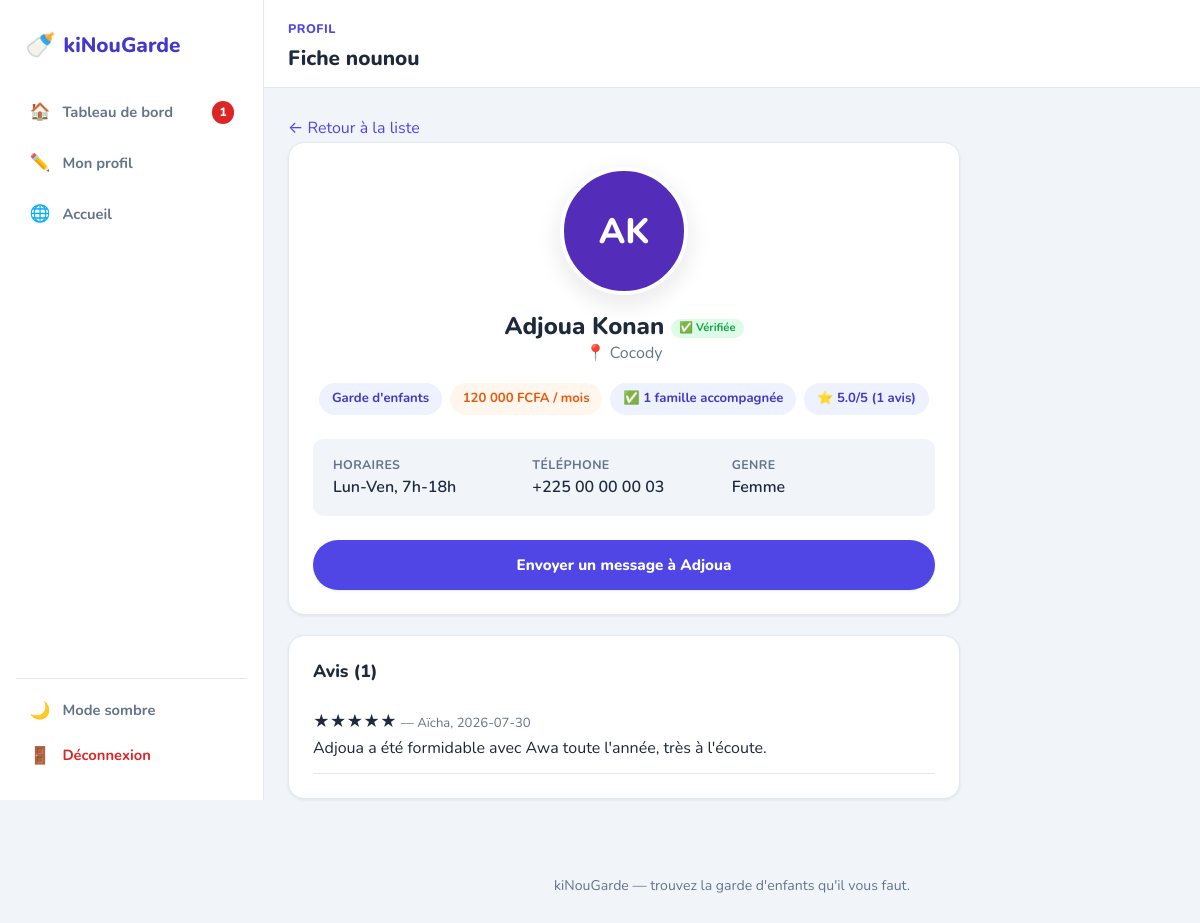
Screenshot of /profil-nounou.php?id=1 (signed in) with the database file from the repository.
### tables this page shows
CREATE TABLE `nounous` (
  `id`              INT AUTO_INCREMENT PRIMARY KEY,
  `utilisateur_id`  INT NOT NULL,
  `sexe`            ENUM('femme','homme','autre') NOT NULL,
  `ville`           VARCHAR(50)  NOT NULL,
  `type_service`    VARCHAR(100) NOT NULL COMMENT 'garde, ménage, aide aux devoirs…',
  `horaires`        VARCHAR(100) NOT NULL,
  `montant`         DECIMAL(10,2) NOT NULL,
  `paiement`        ENUM('heure','jour','mois') NOT NULL DEFAULT 'mois',
  `photo_profil`    VARCHAR(250) DEFAULT NULL,
  `verifiee`        TINYINT(1) NOT NULL DEFAULT 0 COMMENT 'Identité vérifiée manuellement — pas encore de back-office admin, voir README',
  UNIQUE KEY `uk_nounous_utilisateur` (`utilisateur_id`),
  KEY `idx_nounous_ville` (`ville`),
  CONSTRAINT `fk_nounous_utilisateur` FOREIGN KEY (`utilisateur_id`)
    REFERENCES `utilisateurs` (`id`) ON DELETE CASCADE
);

CREATE TABLE `utilisateurs` (
  `id`           INT AUTO_INCREMENT PRIMARY KEY,
  `nom`          VARCHAR(100) NOT NULL,
  `prenom`       VARCHAR(100) NOT NULL,
  `telephone`    VARCHAR(20)  DEFAULT NULL,
  `email`        VARCHAR(190) NOT NULL,
  `mot_de_passe` VARCHAR(255) NOT NULL COMMENT 'empreinte password_hash(), jamais le mot de passe',
  `role`         ENUM('parent','nounou') NOT NULL,
  `cree_le`      TIMESTAMP NOT NULL DEFAULT CURRENT_TIMESTAMP,
  UNIQUE KEY `uk_utilisateurs_email` (`email`)
);

CREATE TABLE `avis` (
  `id`          INT AUTO_INCREMENT PRIMARY KEY,
  `contrat_id`  INT NOT NULL,
  `parent_id`   INT NOT NULL,
  `nounou_id`   INT NOT NULL,
  `note`        TINYINT UNSIGNED NOT NULL,
  `commentaire` VARCHAR(500) DEFAULT NULL,
  `cree_le`     TIMESTAMP NOT NULL DEFAULT CURRENT_TIMESTAMP,
  UNIQUE KEY `uk_avis_contrat` (`contrat_id`),
  KEY `idx_avis_nounou` (`nounou_id`),
  CONSTRAINT `fk_avis_contrat` FOREIGN KEY (`contrat_id`)
    REFERENCES `contrats_emploi` (`id`) ON DELETE CASCADE,
  CONSTRAINT `fk_avis_parent` FOREIGN KEY (`parent_id`)
    REFERENCES `parents` (`id`) ON DELETE CASCADE,
  CONSTRAINT `fk_avis_nounou` FOREIGN KEY (`nounou_id`)
    REFERENCES `nounous` (`id`) ON DELETE CASCADE,
  CONSTRAINT `chk_avis_note` CHECK (`note` BETWEEN 1 AND 5)
);

### src/auth.php (called while the page is built, shortened)
<?php
function e(?string $valeur): string
{
    return htmlspecialchars($valeur ?? '', ENT_QUOTES | ENT_SUBSTITUTE, 'UTF-8');
}
function utilisateur_connecte(): ?array
{
    return $_SESSION['utilisateur'] ?? null;
}
function exiger_connexion(?string $role = null): array
{
    $u = utilisateur_connecte();
    return $u;
}

### public/profil-nounou.php (the view, shortened to what this page needs)
<?php
require_once __DIR__ . '/../src/bootstrap.php';
$moi = exiger_connexion();
$nounou_id = filter_input(INPUT_GET, 'id', FILTER_VALIDATE_INT);
$nounou = profil_nounou($bdd, $nounou_id);
$avis = !empty($nounou) ? avis_nounou($bdd, $nounou_id) : [];
?>
<!DOCTYPE html>
<html lang="fr">
<head>
    <link rel="stylesheet" href="assets/css/base.css">
    <link rel="stylesheet" href="assets/css/profil-nounou.css">
</head>
<body>
<div class="dash-shell">
    <?= sidebar_html($bdd, (int) $moi['id'], $moi['role'], 'liste-nounous.php') ?>
    <div class="dash-main">
        <header class="dash-topbar">
            <div>
                <span class="eyebrow">Profil</span>
                <h1 style="font-size:1.3rem;">Fiche nounou</h1>
            </div>
        </header>
        <div class="dash-content" style="max-width: 720px;">
            <p><a href="liste-nounous.php">&larr; Retour à la liste</a></p>
            <?php if (!empty($introuvable)): ?>
                <div class="etat-vide" style="margin-top:1.25rem;">
                    <p>Aucun profil de nounou ne correspond à cet identifiant.</p>
                </div>
            <?php else: ?>
                <?php
                $libelles_sexe = ['femme' => 'Femme', 'homme' => 'Homme', 'autre' => 'Autre'];
                ?>
                <div class="card profile-details">
                    <?= avatar_html($nounou['prenom'], $nounou['nom'], $nounou['photo_profil'], 'lg') ?>
                    <h2>
                        <?= e($nounou['prenom'] . ' ' . $nounou['nom']) ?>
                        <?php if ((int) $nounou['verifiee'] === 1): ?>
                            <span class="badge-verifiee" title="Identité vérifiée par kiNouGarde">✅ Vérifiée</span>
                        <?php endif; ?>
                    </h2>
                    <p class="profile-ville">📍 <?= e($nounou['ville']) ?></p>
                    <div class="profile-badges">
                        <span class="badge"><?= e($nounou['type_service']) ?></span>
                        <span class="badge badge-accent"><?= number_format((float) $nounou['montant'], 0, ',', ' ') ?> FCFA / <?= e($nounou['paiement']) ?></span>
                        <?php if ((int) $nounou['nb_contrats'] > 0): ?>
                            <span class="badge">✅ <?= (int) $nounou['nb_contrats'] ?> famille<?= $nounou['nb_contrats'] > 1 ? 's' : '' ?> accompagnée<?= $nounou['nb_contrats'] > 1 ? 's' : '' ?></span>
                        <?php endif; ?>
                        <?php if ($nounou['note_moyenne'] !== null): ?>
                            <span class="badge">⭐ <?= e((string) $nounou['note_moyenne']) ?>/5 (<?= (int) $nounou['nb_avis'] ?> avis)</span>
                        <?php endif; ?>
                    </div>
                    <dl class="profile-info">
                        <div><dt>Horaires</dt><dd><?= e($nounou['horaires'] ?: 'non précisés') ?></dd></div>
                        <div><dt>Téléphone</dt><dd><?= e($nounou['telephone'] ?: 'non renseigné') ?></dd></div>
                        <div><dt>Genre</dt><dd><?= e($libelles_sexe[$nounou['sexe']] ?? 'non précisé') ?></dd></div>
                    </dl>
                    <a href="messages.php?avec=<?= (int) $nounou['utilisateur_id'] ?>" class="btn btn-primary btn-block message-form">
                        Envoyer un message à <?= e($nounou['prenom']) ?>
                    </a>
                </div>
                <div class="card">
                    <h2 class="card-title">Avis (<?= count($avis) ?>)</h2>
                    <?php if (!$avis): ?>
                        <div class="etat-vide"><p>Aucun avis pour l'instant.</p></div>
                    <?php else: ?>
                        <?php foreach ($avis as $a): ?>
                            <div style="padding:.75rem 0; border-bottom:1px solid var(--color-border);">
                                <strong><?= str_repeat('★', (int) $a['note']) . str_repeat('☆', 5 - (int) $a['note']) ?></strong>
                                <span class="help-text"> — <?= e($a['prenom']) ?>, <?= e(substr($a['cree_le'], 0, 10)) ?></span>
                                <?php if ($a['commentaire']): ?>
                                    <p><?= e($a['commentaire']) ?></p>
                                <?php endif; ?>
                            </div>
                        <?php endforeach; ?>
                    <?php endif; ?>
                </div>
            <?php endif; ?>
        </div>
        <footer class="site-footer">
            <p><?= e(APP_NOM) ?> — trouvez la garde d'enfants qu'il vous faut.</p>
        </footer>
    </div>
</div>
</body>
</html>

### src/functions.php (shortened to what this page needs)
<?php
function profil_nounou(PDO $bdd, int $nounou_id): ?array
{
    $req = $bdd->prepare(
        'SELECT n.*, u.nom, u.prenom, u.email, u.telephone, u.id AS utilisateur_id,
                (SELECT COUNT(*) FROM contrats_emploi c
                  WHERE c.nounou_id = n.id AND c.statut IN (\'acceptee\', \'terminee\')) AS nb_contrats,
                (SELECT ROUND(AVG(a.note), 1) FROM avis a WHERE a.nounou_id = n.id) AS note_moyenne,
                (SELECT COUNT(*) FROM avis a WHERE a.nounou_id = n.id) AS nb_avis
           FROM nounous n
           JOIN utilisateurs u ON u.id = n.utilisateur_id
          WHERE n.id = ?'
    );
    $req->execute([$nounou_id]);
    return $req->fetch() ?: null;
}
function avis_nounou(PDO $bdd, int $nounou_id): array
{
    $req = $bdd->prepare(
        'SELECT a.note, a.commentaire, a.cree_le, u.prenom
           FROM avis a
           JOIN parents p      ON p.id = a.parent_id
           JOIN utilisateurs u ON u.id = p.utilisateur_id
          WHERE a.nounou_id = ?
          ORDER BY a.cree_le DESC'
    );
    $req->execute([$nounou_id]);
    return $req->fetchAll();
}
function messages_non_lus_total(PDO $bdd, int $utilisateur_id): int
{
    $req = $bdd->prepare('SELECT COUNT(*) FROM messages WHERE destinataire_id = ? AND lu = 0');
    $req->execute([$utilisateur_id]);
    return (int) $req->fetchColumn();
}
function sidebar_html(PDO $bdd, int $utilisateur_id, string $role, string $page_actif): string
{
    $tableau_de_bord = $role === 'nounou' ? 'dashboard-nounou.php' : 'dashboard-parent.php';
    $liens = $role === 'nounou'
        ? [
            [$tableau_de_bord,        '🏠', 'Tableau de bord'],
            ['mon-profil-nounou.php', '✏️', 'Mon profil'],
            ['index.php',             '🌐', 'Accueil'],
        ]
        : [
            [$tableau_de_bord,     '🏠', 'Tableau de bord'],
            ['mon-enfant.php',     '🧒', 'Mes enfants'],
            ['liste-nounous.php', '🔎', 'Trouver une nounou'],
            ['index.php',          '🌐', 'Accueil'],
        ];
    $non_lus = messages_non_lus_total($bdd, $utilisateur_id);
    $html = '<aside class="dash-sidebar" id="menu">';
    $html .= '<a href="index.php" class="brand"><span class="brand-mark">🍼</span> kiNouGarde</a>';
    $html .= '<nav class="dash-nav">';
    foreach ($liens as [$href, $icone, $libelle]) {
        $actif = $href === $page_actif ? ' active' : '';
        $badge = ($href === $tableau_de_bord && $non_lus > 0)
            ? sprintf(' <span class="dash-nav-badge">%d</span>', $non_lus)
            : '';
        $html .= sprintf(
            '<a href="%s" class="dash-nav-item%s"><span class="dash-nav-icon">%s</span> %s%s</a>',
            e($href),
            $actif,
            $icone,
            e($libelle),
            $badge
        );
    }
    $html .= '</nav>';
    $html .= '<div class="dash-sidebar-footer">';
    $html .= '<button type="button" id="theme-toggle" class="dash-nav-item" aria-pressed="false">'
        . '<span class="dash-nav-icon">🌙</span> <span id="theme-toggle-label">Mode sombre</span></button>';
    $html .= '<a href="logout.php" class="dash-nav-item dash-nav-danger"><span class="dash-nav-icon">🚪</span> Déconnexion</a>';
    $html .= '</div></aside>';
    $html .= '<div class="dash-overlay" data-menu-overlay></div>';
    return $html;
}
function avatar_html(string $prenom, string $nom, ?string $photo = null, string $taille = 'md'): string
{
    $classe = 'avatar avatar-' . $taille;
    $initiales = mb_strtoupper(mb_substr($prenom, 0, 1) . mb_substr($nom, 0, 1));
    $teinte    = crc32($prenom . $nom) % 360;
    return sprintf(
        '<div class="%s" style="background-color: hsl(%d, 62%%, 45%%)" aria-hidden="true">%s</div>',
        $classe,
        $teinte,
        e($initiales)
    );
}

### public/assets/css/profil-nounou.css (style rules this page uses)
.profile-details { text-align: center; }
.profile-details .avatar { margin: 0 auto 1rem; }
.profile-details .profile-ville { color: var(--color-text-muted); margin-bottom: 1rem; }
.profile-details .profile-badges { display: flex; justify-content: center; gap: .5rem; margin-bottom: 1.5rem; }
.profile-info { display: grid; grid-template-columns: repeat(auto-fit, minmax(180px, 1fr)); gap: 1rem; text-align: left; background: var(--color-bg); border-radius: var(--radius-sm); padding: 1rem 1.25rem; margin-bottom: 1.5rem; }
.profile-info dt { font-size: .78rem; text-transform: uppercase; letter-spacing: .03em; color: var(--color-text-muted); font-weight: 700; }
.profile-info dd { font-weight: 600; }
.message-form { text-decoration: none; }

### rows the page displays
nounous: utilisateur.nom "AK", utilisateur.nom "Adjoua Konan", ville "Cocody", type_service "Garde d'enfants", montant "120 000", paiement "mois", horaires "Lun-Ven, 7h-18h", utilisateur.telephone "+225 00 00 00 03", sexe "Femme", utilisateur.prenom "Adjoua"
avis: note "★★★★★", utilisateurs.prenom "Aïcha", cree_le "2026-07-30", commentaire "Adjoua a été formidable avec Awa toute l'année, très à l'écoute."

### other values shown
$icone "🏠"
$libelle "Tableau de bord"
$badge "1"
$icone "✏️"
$libelle "Mon profil"
$icone "🌐"
$libelle "Accueil"
$nounou['nb_contrats'] "1"
$nounou['note_moyenne'] "5.0"
$nounou['nb_avis'] "1"
count($avis) "1"
APP_NOM "kiNouGarde"
